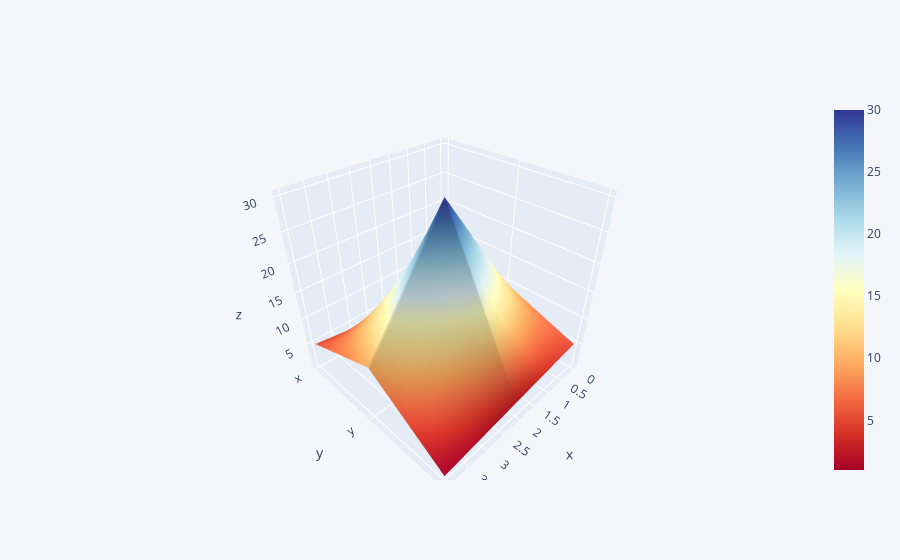

This figure's notebook cell:
### Markdown cell above
# 3D plotting

### Code cell
df3 = pd.DataFrame({'x':[1,2,3,4,5],'y':[10,20,30,20,10],'z':[5,4,3,2,1]})
df3.iplot(kind='surface',colorscale='rdylbu')

### Figure 1 — Plotly figure (JSON) as saved in the notebook; plotly's stock layout.template omitted (floating-point values rounded to 4 significant figures)
{"data": [{"colorscale": [[0, "rgb(165,0,38)"], [0.1, "rgb(215,48,39)"], [0.2, "rgb(244,109,67)"], [0.3, "rgb(253,174,97)"], [0.4, "rgb(254,224,144)"], [0.5, "rgb(255,255,191)"], [0.6, "rgb(224,243,248)"], [0.7, "rgb(171,217,233)"], [0.8, "rgb(116,173,209)"], [0.9, "rgb(69,117,180)"], [1, "rgb(49,54,149)"]], "type": "surface", "x": [0, 1, 2, 3, 4], "y": ["x", "y", "z"], "z": [[1, 2, 3, 4, 5], [10, 20, 30, 20, 10], [5, 4, 3, 2, 1]]}], "layout": {"legend": {"bgcolor": "#F5F6F9", "font": {"color": "#4D5663"}}, "paper_bgcolor": "#F5F6F9", "plot_bgcolor": "#F5F6F9", "title": {"font": {"color": "#4D5663"}}, "xaxis": {"gridcolor": "#E1E5ED", "showgrid": true, "tickfont": {"color": "#4D5663"}, "title": {"font": {"color": "#4D5663"}, "text": ""}, "zerolinecolor": "#E1E5ED"}, "yaxis": {"gridcolor": "#E1E5ED", "showgrid": true, "tickfont": {"color": "#4D5663"}, "title": {"font": {"color": "#4D5663"}, "text": ""}, "zerolinecolor": "#E1E5ED"}}}
